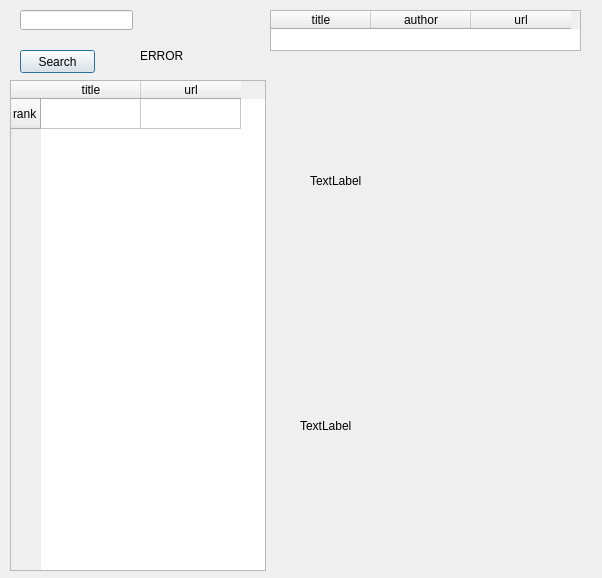
<?xml version="1.0" encoding="UTF-8"?>
<ui version="4.0">
 <class>Dialog</class>
 <widget class="QDialog" name="Dialog">
  <property name="geometry">
   <rect>
    <x>0</x>
    <y>0</y>
    <width>602</width>
    <height>578</height>
   </rect>
  </property>
  <property name="windowTitle">
   <string>Dialog</string>
  </property>
  <widget class="QPushButton" name="searchBtn">
   <property name="geometry">
    <rect>
     <x>20</x>
     <y>50</y>
     <width>75</width>
     <height>23</height>
    </rect>
   </property>
   <property name="text">
    <string>Search</string>
   </property>
  </widget>
  <widget class="QLineEdit" name="keywordInput">
   <property name="geometry">
    <rect>
     <x>20</x>
     <y>10</y>
     <width>113</width>
     <height>20</height>
    </rect>
   </property>
  </widget>
  <widget class="QLabel" name="label">
   <property name="geometry">
    <rect>
     <x>310</x>
     <y>50</y>
     <width>241</width>
     <height>261</height>
    </rect>
   </property>
   <property name="text">
    <string>TextLabel</string>
   </property>
  </widget>
  <widget class="QLabel" name="label_2">
   <property name="geometry">
    <rect>
     <x>300</x>
     <y>310</y>
     <width>261</width>
     <height>231</height>
    </rect>
   </property>
   <property name="text">
    <string>TextLabel</string>
   </property>
  </widget>
  <widget class="QTableWidget" name="tableWidget">
   <property name="geometry">
    <rect>
     <x>10</x>
     <y>80</y>
     <width>256</width>
     <height>491</height>
    </rect>
   </property>
   <row>
    <property name="text">
     <string>rank</string>
    </property>
   </row>
   <column>
    <property name="text">
     <string>title</string>
    </property>
   </column>
   <column>
    <property name="text">
     <string>url</string>
    </property>
   </column>
  </widget>
  <widget class="QTableWidget" name="tableWidget_2">
   <property name="geometry">
    <rect>
     <x>270</x>
     <y>10</y>
     <width>311</width>
     <height>41</height>
    </rect>
   </property>
   <column>
    <property name="text">
     <string>title</string>
    </property>
   </column>
   <column>
    <property name="text">
     <string>author</string>
    </property>
   </column>
   <column>
    <property name="text">
     <string>url</string>
    </property>
   </column>
  </widget>
  <widget class="QLabel" name="label_3">
   <property name="geometry">
    <rect>
     <x>140</x>
     <y>40</y>
     <width>121</width>
     <height>31</height>
    </rect>
   </property>
   <property name="text">
    <string>ERROR</string>
   </property>
  </widget>
 </widget>
 <resources/>
 <connections/>
</ui>
